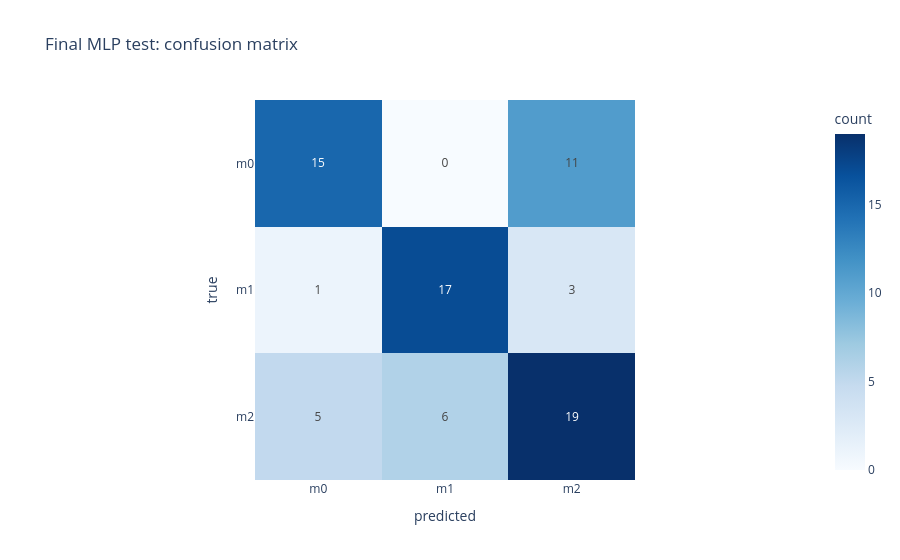

Notebook code cell kept with this figure:
### Code cell
final_model = MLPModule(FlexibleMLP(X_train_t.shape[1], len(class_names), (128, 64), 0.0))
final_model.load_state_dict(torch.load("checkpoints/final.ckpt", weights_only=False)["state_dict"])
final_model.eval()

X_test_t = torch.tensor(X_test_scaled, dtype=torch.float32)
with torch.no_grad():
    test_pred = [class_names[i] for i in final_model(X_test_t).argmax(dim=1).numpy()]

test_metrics = show_metrics("Final MLP test", y_test, test_pred)

cm = confusion_matrix(y_test, test_pred, labels=class_names)
fig = px.imshow(cm, x=class_names, y=class_names, text_auto=True, color_continuous_scale="Blues",
                labels={"x": "predicted", "y": "true", "color": "count"},
                title="Final MLP test: confusion matrix")
fig.show()

### Figure 1 — Plotly figure (JSON) as saved in the notebook; plotly's stock layout.template omitted (floating-point values rounded to 4 significant figures)
{"data": [{"coloraxis": "coloraxis", "hovertemplate": "predicted: %{x}<br>true: %{y}<br>count: %{z}<extra></extra>", "name": "0", "texttemplate": "%{z}", "type": "heatmap", "x": ["m0", "m1", "m2"], "xaxis": "x", "y": ["m0", "m1", "m2"], "yaxis": "y", "z": [[15, 0, 11], [1, 17, 3], [5, 6, 19]]}], "layout": {"coloraxis": {"autocolorscale": false, "colorbar": {"title": {"text": "count"}}, "colorscale": [[0, "rgb(247,251,255)"], [0.125, "rgb(222,235,247)"], [0.25, "rgb(198,219,239)"], [0.375, "rgb(158,202,225)"], [0.5, "rgb(107,174,214)"], [0.625, "rgb(66,146,198)"], [0.75, "rgb(33,113,181)"], [0.875, "rgb(8,81,156)"], [1, "rgb(8,48,107)"]]}, "title": {"text": "Final MLP test: confusion matrix"}, "xaxis": {"anchor": "y", "constrain": "domain", "domain": [0, 1], "scaleanchor": "y", "title": {"text": "predicted"}}, "yaxis": {"anchor": "x", "autorange": "reversed", "constrain": "domain", "domain": [0, 1], "title": {"text": "true"}}}}
